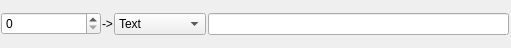
<?xml version="1.0" encoding="UTF-8"?>
<ui version="4.0">
 <class>VTT_Widget</class>
 <widget class="QWidget" name="VTT_Widget">
  <property name="geometry">
   <rect>
    <x>0</x>
    <y>0</y>
    <width>511</width>
    <height>48</height>
   </rect>
  </property>
  <property name="windowTitle">
   <string>Form</string>
  </property>
  <layout class="QHBoxLayout" name="horizontalLayout">
   <property name="spacing">
    <number>1</number>
   </property>
   <property name="leftMargin">
    <number>1</number>
   </property>
   <property name="topMargin">
    <number>1</number>
   </property>
   <property name="rightMargin">
    <number>1</number>
   </property>
   <property name="bottomMargin">
    <number>1</number>
   </property>
   <item>
    <widget class="QDoubleSpinBox" name="value">
     <property name="minimumSize">
      <size>
       <width>100</width>
       <height>0</height>
      </size>
     </property>
     <property name="decimals">
      <number>0</number>
     </property>
    </widget>
   </item>
   <item>
    <widget class="QLabel" name="label_2">
     <property name="text">
      <string>-&gt;</string>
     </property>
    </widget>
   </item>
   <item>
    <widget class="QComboBox" name="mode_switch">
     <item>
      <property name="text">
       <string>Text</string>
      </property>
     </item>
     <item>
      <property name="text">
       <string>Conversion</string>
      </property>
     </item>
    </widget>
   </item>
   <item>
    <widget class="QStackedWidget" name="mode">
     <property name="currentIndex">
      <number>0</number>
     </property>
     <widget class="QWidget" name="page">
      <layout class="QHBoxLayout" name="horizontalLayout_2" stretch="0">
       <property name="spacing">
        <number>1</number>
       </property>
       <property name="leftMargin">
        <number>1</number>
       </property>
       <property name="topMargin">
        <number>1</number>
       </property>
       <property name="rightMargin">
        <number>1</number>
       </property>
       <property name="bottomMargin">
        <number>1</number>
       </property>
       <item>
        <widget class="QLineEdit" name="text">
         <property name="placeholderText">
          <string/>
         </property>
        </widget>
       </item>
      </layout>
     </widget>
     <widget class="QWidget" name="page_2">
      <layout class="QHBoxLayout" name="horizontalLayout_3">
       <property name="spacing">
        <number>1</number>
       </property>
       <property name="leftMargin">
        <number>1</number>
       </property>
       <property name="topMargin">
        <number>1</number>
       </property>
       <property name="rightMargin">
        <number>1</number>
       </property>
       <property name="bottomMargin">
        <number>1</number>
       </property>
       <item>
        <widget class="QPushButton" name="conversion_btn">
         <property name="text">
          <string>Referenced conversion</string>
         </property>
        </widget>
       </item>
      </layout>
     </widget>
    </widget>
   </item>
  </layout>
 </widget>
 <resources/>
 <connections/>
</ui>
